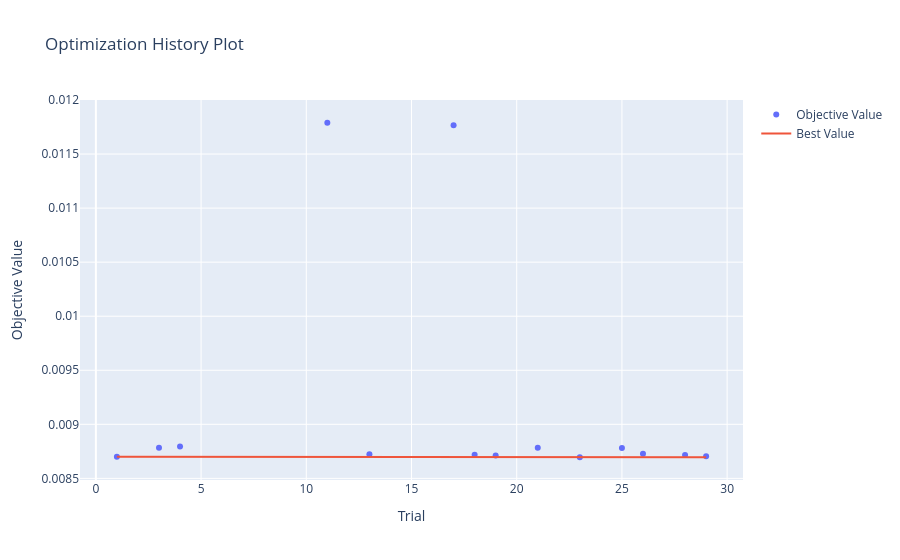
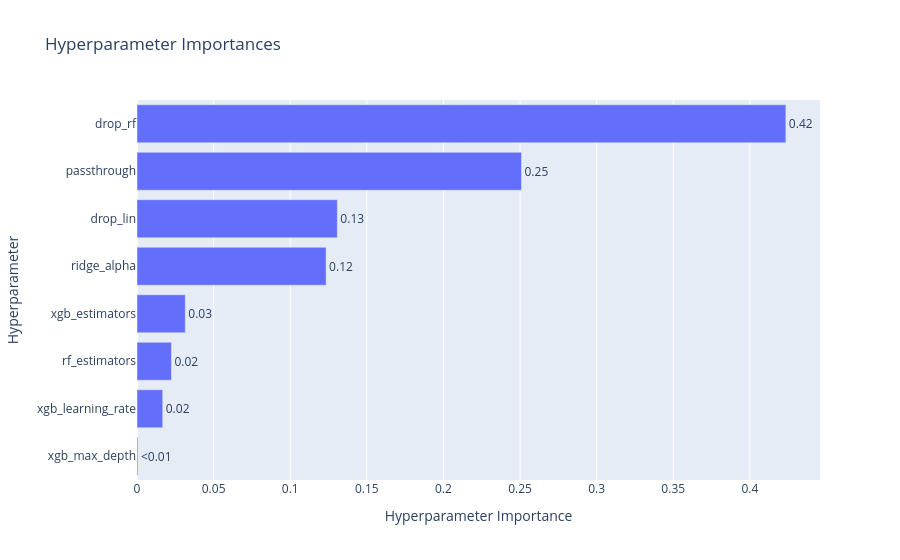

The notebook cell these images were saved under, in order:
### Code cell
study = results[0]["study"]

vis.plot_optimization_history(study).show()
vis.plot_param_importances(study).show()

### Figure 1 — Plotly figure (JSON) as saved in the notebook; plotly's stock layout.template omitted (floating-point values rounded to 4 significant figures)
{"data": [{"mode": "markers", "name": "Objective Value", "x": [1, 3, 4, 11, 13, 17, 18, 19, 21, 23, 25, 26, 28, 29], "y": [0.008701, 0.008782, 0.008795, 0.01179, 0.008722, 0.01177, 0.008718, 0.008711, 0.008783, 0.008695, 0.008781, 0.008728, 0.008716, 0.008704], "type": "scatter"}, {"mode": "lines", "name": "Best Value", "x": [0, 1, 2, 3, 4, 5, 6, 7, 8, 9, 10, 11, 12, 13, 14, 15, 16, 17, 18, 19, 20, 21, 22, 23, 24, 25, 26, 27, 28, 29], "y": [null, 0.008701, 0.008701, 0.008701, 0.008701, 0.008701, 0.008701, 0.008701, 0.008701, 0.008701, 0.008701, 0.008701, 0.008701, 0.008701, 0.008701, 0.008701, 0.008701, 0.008701, 0.008701, 0.008701, 0.008701, 0.008701, 0.008701, 0.008695, 0.008695, 0.008695, 0.008695, 0.008695, 0.008695, 0.008695], "type": "scatter"}, {"marker": {"color": "#cccccc"}, "mode": "markers", "name": "Infeasible Trial", "showlegend": false, "x": [], "y": [], "type": "scatter"}], "layout": {"title": {"text": "Optimization History Plot"}, "xaxis": {"title": {"text": "Trial"}}, "yaxis": {"title": {"text": "Objective Value"}}}}

### Figure 2 — Plotly figure (JSON) as saved in the notebook; plotly's stock layout.template omitted (floating-point values rounded to 4 significant figures)
{"data": [{"cliponaxis": false, "hovertemplate": ["xgb_max_depth (IntDistribution): 0.0006042654273108081<extra></extra>", "xgb_learning_rate (FloatDistribution): 0.01679573837423405<extra></extra>", "rf_estimators (IntDistribution): 0.022475362910085023<extra></extra>", "xgb_estimators (IntDistribution): 0.03151731109018611<extra></extra>", "ridge_alpha (FloatDistribution): 0.1234147516234859<extra></extra>", "drop_lin (CategoricalDistribution): 0.1307581726561947<extra></extra>", "passthrough (CategoricalDistribution): 0.25094983503510954<extra></extra>", "drop_rf (CategoricalDistribution): 0.42348456288339376<extra></extra>"], "name": "Objective Value", "orientation": "h", "text": ["<0.01", "0.02", "0.02", "0.03", "0.12", "0.13", "0.25", "0.42"], "textposition": "outside", "x": [0.0006043, 0.0168, 0.02248, 0.03152, 0.1234, 0.1308, 0.2509, 0.4235], "y": ["xgb_max_depth", "xgb_learning_rate", "rf_estimators", "xgb_estimators", "ridge_alpha", "drop_lin", "passthrough", "drop_rf"], "type": "bar"}], "layout": {"title": {"text": "Hyperparameter Importances"}, "xaxis": {"title": {"text": "Hyperparameter Importance"}}, "yaxis": {"title": {"text": "Hyperparameter"}}}}
